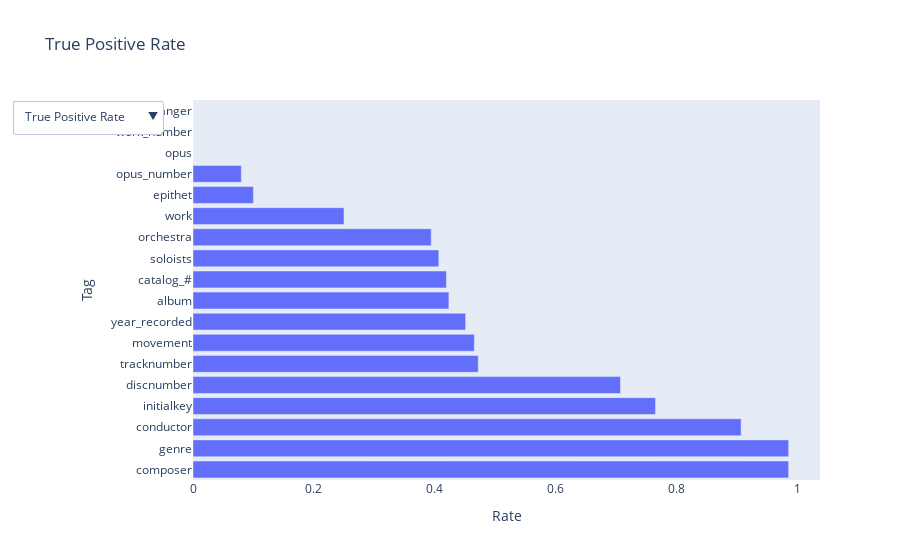

Notebook code for this chart:
### Markdown cell above
### Visualization of Results

Evaluate the performance of each model using interactive barplot and table. Calculate the confusion matrix and visualize the metrics (TP, TN, FP, FN) for each tag. Create an interactive widget that allows the user to select a tag, model, and metric, and view the underlying predictions.

### Code cell
# Create an interactive plot to compare the models
# The plot shows the true positive rate, true negative rate, false positive rate, 
# and false negative rate for each model and tag
  
# Function to determine if a value is considered "empty". These are the "actual condition negatives"
def is_empty(value):
    return pd.isna(value) or value == ''

# Calculate true positives, true negatives, false positives, and false negatives
def calculate_metrics(row):
    expected = row['expected value']
    predicted = row['predicted value']
    
    if not is_empty(expected) and expected == predicted:
        return 'true_positive'
    elif not is_empty(expected) and expected != predicted:
        return 'false_negative'
    elif is_empty(expected) and is_empty(predicted):
        return 'true_negative'
    elif is_empty(expected) and not is_empty(predicted):
        return 'false_positive'
    
results_df['metric'] = results_df.apply(calculate_metrics, axis=1)

# Aggregate metrics by model and tag
metrics_df = results_df.groupby(['model', 'tag', 'metric']).size().unstack(fill_value=0).reset_index()

# Calculate rates and sort
metrics_df['true_positive_rate'] = metrics_df['true_positive'] / (metrics_df['true_positive'] + metrics_df['false_negative'])
metrics_df['false_positive_rate'] = metrics_df['false_positive'] / (metrics_df['false_positive'] + metrics_df['true_negative'])
metrics_df['true_negative_rate'] = metrics_df['true_negative'] / (metrics_df['true_negative'] + metrics_df['false_positive'])
metrics_df['false_negative_rate'] = metrics_df['false_negative'] / (metrics_df['false_negative'] + metrics_df['true_positive'])
metrics_df = metrics_df.sort_values(by='true_positive_rate', ascending=False)

# Melt dataframe for plotting
metrics_df = metrics_df.melt(id_vars=['model', 'tag'], value_vars=['true_positive_rate', 'true_negative_rate', 'false_positive_rate', 'false_negative_rate'], var_name='metric', value_name='rate')

# Create a figure
fig = go.Figure()

# Add traces for each metric
metrics = ['true_positive_rate', 'true_negative_rate', 'false_positive_rate', 'false_negative_rate']
for metric in metrics:
    filtered_df = metrics_df[metrics_df['metric'] == metric].sort_values(by='rate', ascending=False)
    fig.add_trace(go.Bar(
        x=filtered_df['rate'],
        y=filtered_df['tag'],
        name=metric,
        orientation='h',  # Set the orientation to horizontal
        visible=(metric == 'true_positive_rate')  # Only show the first metric initially
    ))

# Update layout with dropdown menu
fig.update_layout(
    updatemenus=[
        dict(
            buttons=[
                dict(label='True Positive Rate',
                     method='update',
                     args=[{'visible': [metric == 'true_positive_rate' for metric in metrics]},
                           {'title': 'True Positive Rate'}]),
                dict(label='True Negative Rate',
                     method='update',
                     args=[{'visible': [metric == 'true_negative_rate' for metric in metrics]},
                           {'title': 'True Negative Rate'}]),
                dict(label='False Positive Rate',
                     method='update',
                     args=[{'visible': [metric == 'false_positive_rate' for metric in metrics]},
                           {'title': 'False Positive Rate'}]),
                dict(label='False Negative Rate',
                     method='update',
                     args=[{'visible': [metric == 'false_negative_rate' for metric in metrics]},
                           {'title': 'False Negative Rate'}]),
            ],
            direction='down',
            showactive=True,
        )
    ]
)

# Set initial layout properties
fig.update_layout(
    title='True Positive Rate',
    xaxis_title='Rate',
    yaxis_title='Tag',
    barmode='group'
)

fig.show()

### Figure 1 — Plotly figure (JSON) as saved in the notebook; plotly's stock layout.template omitted (floating-point values rounded to 4 significant figures)
{"data": [{"name": "true_positive_rate", "orientation": "h", "type": "bar", "visible": true, "x": [0.9861, 0.9861, 0.9074, 0.7658, 0.7077, 0.4722, 0.4658, 0.4514, 0.4236, 0.4196, 0.407, 0.3944, 0.25, 0.1, 0.08, 0.0, 0.0, NaN], "y": ["composer", "genre", "conductor", "initialkey", "discnumber", "tracknumber", "movement", "year_recorded", "album", "catalog_#", "soloists", "orchestra", "work", "epithet", "opus_number", "opus", "work_number", "arranger"]}, {"name": "true_negative_rate", "orientation": "h", "type": "bar", "visible": false, "x": [1.0, 1.0, 1.0, 1.0, 0.9863, 0.9552, 0.9014, 0.8571, 0.8444, 0.7931, 0.6667, 0.1048, NaN, NaN, NaN, NaN, NaN, NaN], "y": ["opus_number", "opus", "arranger", "catalog_#", "orchestra", "epithet", "movement", "discnumber", "conductor", "soloists", "initialkey", "work_number", "composer", "genre", "tracknumber", "year_recorded", "album", "work"]}, {"name": "false_positive_rate", "orientation": "h", "type": "bar", "visible": false, "x": [0.8952, 0.3333, 0.2069, 0.1556, 0.1429, 0.09859, 0.04478, 0.0137, 0.0, 0.0, 0.0, 0.0, NaN, NaN, NaN, NaN, NaN, NaN], "y": ["work_number", "initialkey", "soloists", "conductor", "discnumber", "movement", "epithet", "orchestra", "catalog_#", "opus_number", "opus", "arranger", "composer", "genre", "tracknumber", "year_recorded", "album", "work"]}, {"name": "false_negative_rate", "orientation": "h", "type": "bar", "visible": false, "x": [1.0, 1.0, 0.92, 0.9, 0.75, 0.6056, 0.593, 0.5804, 0.5764, 0.5486, 0.5342, 0.5278, 0.2923, 0.2342, 0.09259, 0.01389, 0.01389, NaN], "y": ["work_number", "opus", "opus_number", "epithet", "work", "orchestra", "soloists", "catalog_#", "album", "year_recorded", "movement", "tracknumber", "discnumber", "initialkey", "conductor", "composer", "genre", "arranger"]}], "layout": {"barmode": "group", "title": {"text": "True Positive Rate"}, "updatemenus": [{"buttons": [{"args": [{"visible": [true, false, false, false]}, {"title": "True Positive Rate"}], "label": "True Positive Rate", "method": "update"}, {"args": [{"visible": [false, true, false, false]}, {"title": "True Negative Rate"}], "label": "True Negative Rate", "method": "update"}, {"args": [{"visible": [false, false, true, false]}, {"title": "False Positive Rate"}], "label": "False Positive Rate", "method": "update"}, {"args": [{"visible": [false, false, false, true]}, {"title": "False Negative Rate"}], "label": "False Negative Rate", "method": "update"}], "direction": "down", "showactive": true}], "xaxis": {"title": {"text": "Rate"}}, "yaxis": {"title": {"text": "Tag"}}}}
